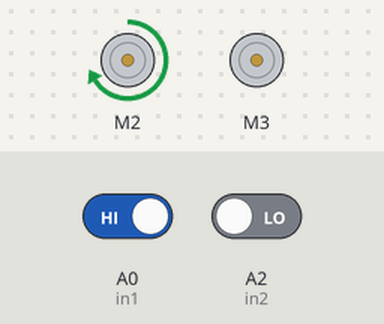
The sketch below on a simulated Arduino Uno, built with avr-gcc and run on an emulated ATmega328P. Shown: 2 × DC motor (green arrow = forward, orange = backward, longer = faster). Inputs (shaded band) come from the test bench; at power-on: A0 (in1) HIGH, A2 (in2) LOW.

Above: at 1.2 s.
1.3 s: A0 (in1) driven LOW
At 2.5 s:
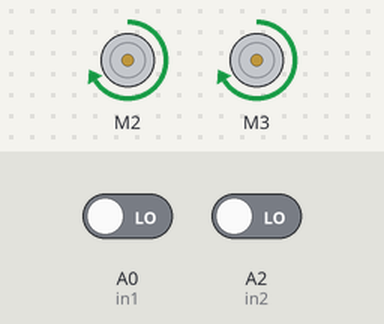
2.8 s: A2 (in2) driven HIGH
At 3.9 s:
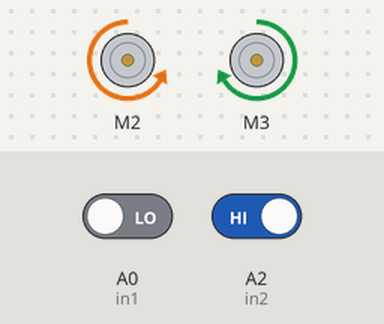
4.3 s: A0 (in1) driven HIGH
At 5.1 s:
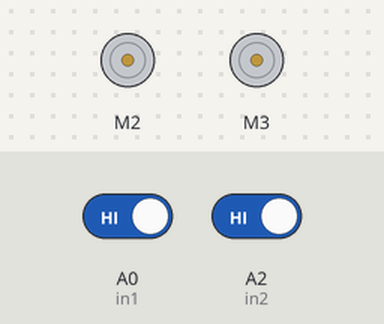
5.8 s: A0 (in1) driven LOW
At 6.1 s:
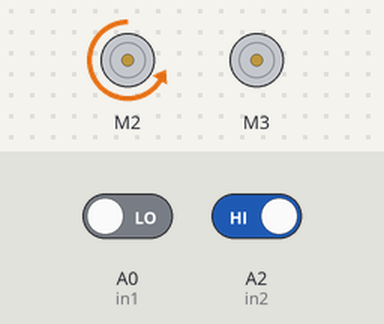
7.3 s: A2 (in2) driven LOW
At 8.5 s:
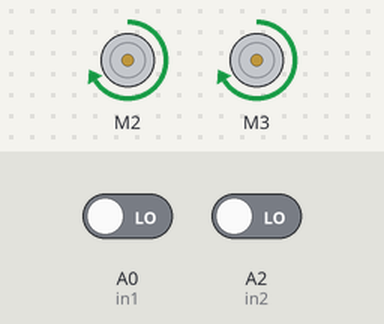
8.8 s: A2 (in2) driven HIGH
At 9.6 s:
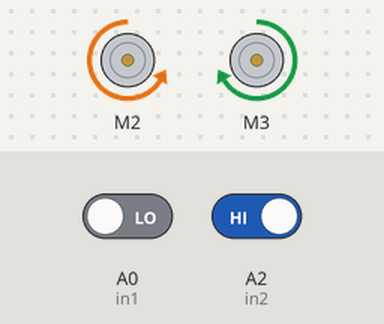
Timing chart, 0 to 11.8 s (numbered marks = the images above; inputs shaded):
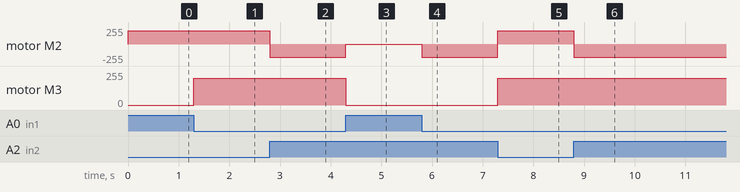

The sketch:

Line_Follower.ino
```cpp
#include<AFMotor.h>

#define in1 A0
#define in2 A2

AF_DCMotor motor1(2);
AF_DCMotor motor2(3);

void setup() {
  // put your setup code here, to run once:
  pinMode(in1, INPUT);
  pinMode(in2, INPUT);
  motor1.setSpeed(200);
  motor2.setSpeed(200);
}

void loop() {
  // put your main code here, to run repeatedly:
  int a,b;
  a=b=0;
  a = digitalRead(in1);
  b = digitalRead(in2);
  if(a == 0 && b == 1) {
    right();
  }
  else if(a == 1 && b == 0) {
    left();
  }
  else if(a == 0 && b == 0) forward();
  else stay();
}

void forward(){
  motor1.run(FORWARD);
  motor2.run(FORWARD);
}

void right(){
  motor1.run(RELEASE);
  motor1.run(BACKWARD);
}

void left(){
  motor1.run(FORWARD);
  motor2.run(RELEASE);
}

void stay(){
  motor1.run(RELEASE);
  motor2.run(RELEASE);
}
```

Measured:
- after the input at 1.3 s, motor M3: stopped → forward 200/255 at once
- after the input at 2.8 s, motor M2: forward 200/255 → backward 200/255 at once
- after the input at 4.3 s, motor M2: backward 200/255 → stopped at once; motor M3: forward 200/255 → stopped at once
- after the input at 5.8 s, motor M2: stopped → backward 200/255 at once
- after the input at 7.3 s, motor M2: backward 200/255 → forward 200/255 at once; motor M3: stopped → forward 200/255 at once
- after the input at 8.8 s, motor M2: forward 200/255 → backward 200/255 at once
